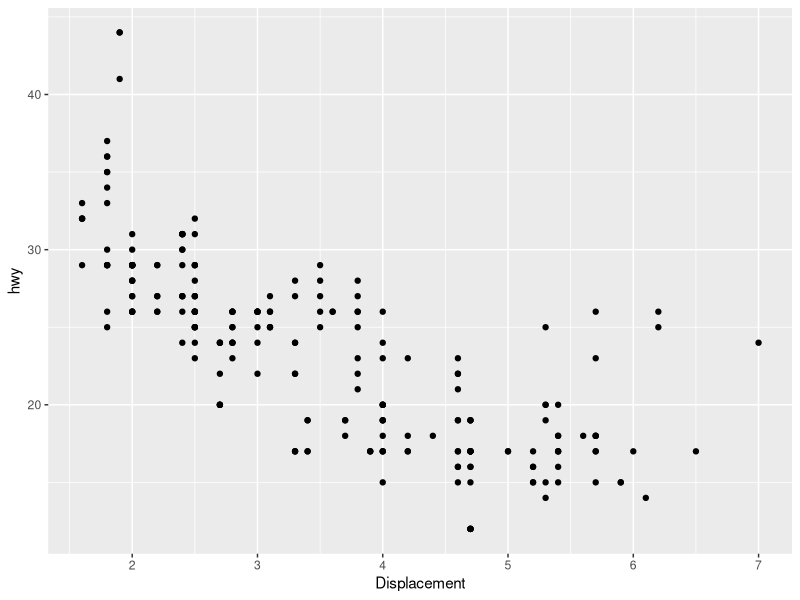
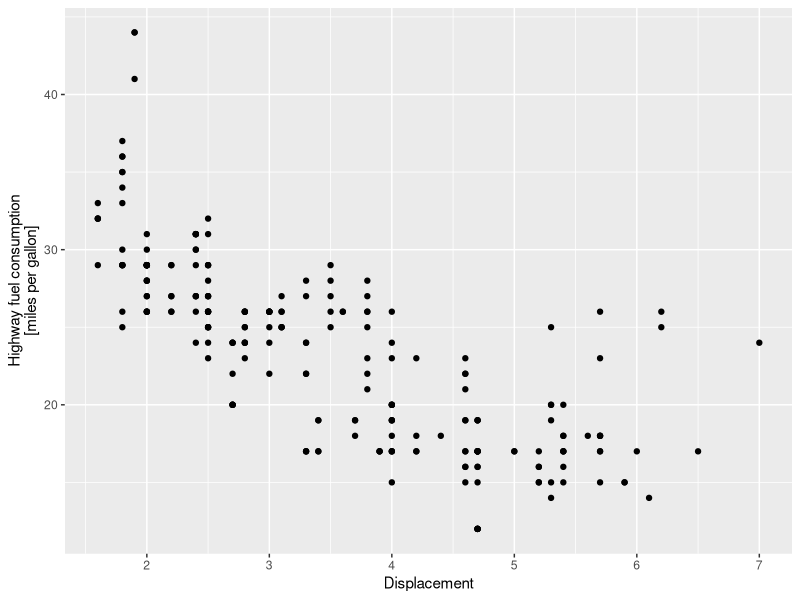
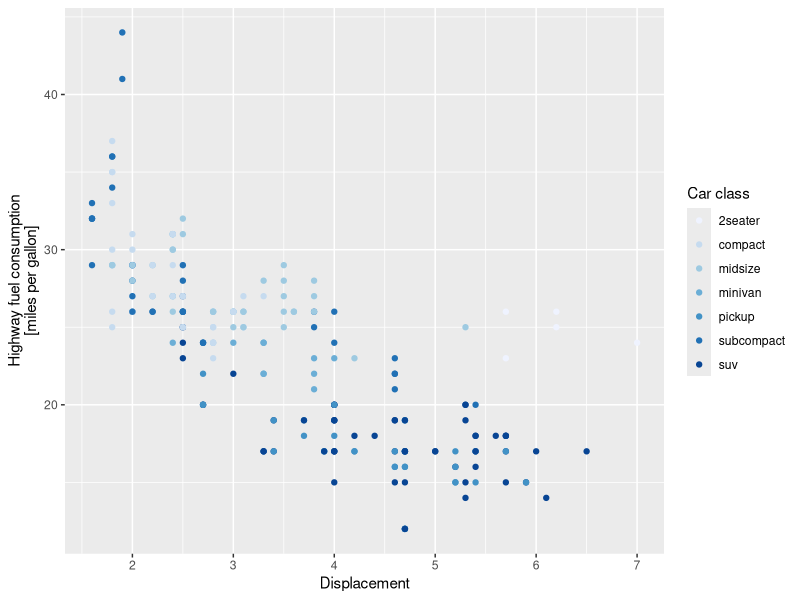

Reproduce these figures in R, in order.
library(tidyverse)

mpg %>%
  ggplot(aes(x = displ, y = hwy)) +
  geom_point() +
  scale_x_continuous("Displacement")

mpg %>%
  ggplot(aes(x = displ, y = hwy)) +
  geom_point() +
  scale_x_continuous("Displacement") +
  scale_y_continuous("Highway fuel consumption\n[miles per gallon]")

mpg %>%
  ggplot(aes(x = displ, y = hwy, color = class)) +
  geom_point() +
  scale_x_continuous("Displacement") +
  scale_y_continuous("Highway fuel consumption\n[miles per gallon]") +
  scale_color_brewer("Car class")
